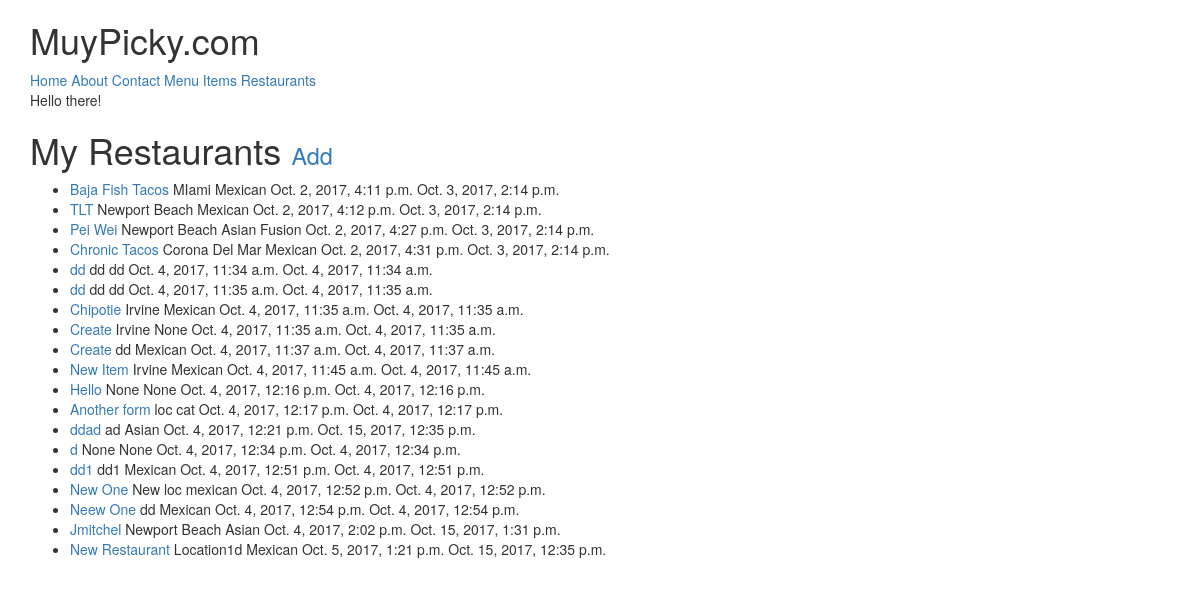
The page /restaurants/ (signed in) on the database its author committed.
### restaurants/models.py (models this page shows, shortened)
class RestaurantLocation(models.Model):
    owner       = models.ForeignKey(User) # Django Models Unleashed JOINCFE.com
    name        = models.CharField(max_length=120)
    location    = models.CharField(max_length=120, null=True, blank=True)
    category    = models.CharField(max_length=120, null=True, blank=True, validators=[validate_category])
    timestamp   = models.DateTimeField(auto_now_add=True)
    updated     = models.DateTimeField(auto_now=True)
    slug        = models.SlugField(null=True, blank=True)
    objects = RestaurantLocationManager() # add Models.objects.all()
    def get_absolute_url(self):
        return reverse('restaurants:detail', kwargs={'slug':self.slug})

### restaurants/views.py (the view)
class RestaurantListView(LoginRequiredMixin,ListView):
    def get_queryset(self):
        return RestaurantLocation.objects.filter(owner=self.request.user)

### restaurants/models.py (called while the page is built)
    def get_queryset(self):
        return RestaurantLocationQuerySet(self.model, using=self._db)

### restaurants/templates/restaurants/restaurantlocation_list.html (shortened to what this page needs)
{% extends "base.html" %}
{% block content %}
<h1>My Restaurants <small><a href="{% url 'restaurants:create' %}">Add</a></small></h1>
<ul>
{% for obj in object_list %}
    <li>
        <a href="{{ obj.get_absolute_url }}">{{ obj.name }}</a>
        {{ obj.location }}
        {{ obj.category }}
        {{ obj.timestamp }}
        {{ obj.updated }}
    </li>
{% empty %}
    <li><a href="{% url 'restaurants:create' %}">Add One</a></li>
{% endfor %}
</ul>
{% endblock %}

### rows shown on the page
RestaurantLocation: name "Baja Fish Tacos", location "MIami", category "Mexican", timestamp "Oct. 2, 2017, 4:11 p.m.", updated "Oct. 3, 2017, 2:14 p.m."
RestaurantLocation: name "TLT", location "Newport Beach", category "Mexican", timestamp "Oct. 2, 2017, 4:12 p.m.", updated "Oct. 3, 2017, 2:14 p.m."
RestaurantLocation: name "Pei Wei", location "Newport Beach", category "Asian Fusion", timestamp "Oct. 2, 2017, 4:27 p.m.", updated "Oct. 3, 2017, 2:14 p.m."
RestaurantLocation: name "Chronic Tacos", location "Corona Del Mar", category "Mexican", timestamp "Oct. 2, 2017, 4:31 p.m.", updated "Oct. 3, 2017, 2:14 p.m."
RestaurantLocation: name "dd", location "dd", category "dd", timestamp "Oct. 4, 2017, 11:34 a.m.", updated "Oct. 4, 2017, 11:34 a.m."
RestaurantLocation: name "dd", location "dd", category "dd", timestamp "Oct. 4, 2017, 11:35 a.m.", updated "Oct. 4, 2017, 11:35 a.m."
RestaurantLocation: name "Chipotie", location "Irvine", category "Mexican", timestamp "Oct. 4, 2017, 11:35 a.m.", updated "Oct. 4, 2017, 11:35 a.m."
RestaurantLocation: name "Create", location "Irvine", category "None", timestamp "Oct. 4, 2017, 11:35 a.m.", updated "Oct. 4, 2017, 11:35 a.m."
RestaurantLocation: name "Create", location "dd", category "Mexican", timestamp "Oct. 4, 2017, 11:37 a.m.", updated "Oct. 4, 2017, 11:37 a.m."
RestaurantLocation: name "New Item", location "Irvine", category "Mexican", timestamp "Oct. 4, 2017, 11:45 a.m.", updated "Oct. 4, 2017, 11:45 a.m."
RestaurantLocation: name "Hello", location "None", category "None", timestamp "Oct. 4, 2017, 12:16 p.m.", updated "Oct. 4, 2017, 12:16 p.m."
RestaurantLocation: name "Another form", location "loc", category "cat", timestamp "Oct. 4, 2017, 12:17 p.m.", updated "Oct. 4, 2017, 12:17 p.m."
RestaurantLocation: name "ddad", location "ad", category "Asian", timestamp "Oct. 4, 2017, 12:21 p.m.", updated "Oct. 15, 2017, 12:35 p.m."
RestaurantLocation: name "d", location "None", category "None", timestamp "Oct. 4, 2017, 12:34 p.m.", updated "Oct. 4, 2017, 12:34 p.m."
RestaurantLocation: name "dd1", location "dd1", category "Mexican", timestamp "Oct. 4, 2017, 12:51 p.m.", updated "Oct. 4, 2017, 12:51 p.m."
RestaurantLocation: name "New One", location "New loc", category "mexican", timestamp "Oct. 4, 2017, 12:52 p.m.", updated "Oct. 4, 2017, 12:52 p.m."
RestaurantLocation: name "Neew One", location "dd", category "Mexican", timestamp "Oct. 4, 2017, 12:54 p.m.", updated "Oct. 4, 2017, 12:54 p.m."
RestaurantLocation: name "Jmitchel", location "Newport Beach", category "Asian", timestamp "Oct. 4, 2017, 2:02 p.m.", updated "Oct. 15, 2017, 1:31 p.m."
RestaurantLocation: name "New Restaurant", location "Location1d", category "Mexican", timestamp "Oct. 5, 2017, 1:21 p.m.", updated "Oct. 15, 2017, 12:35 p.m."
